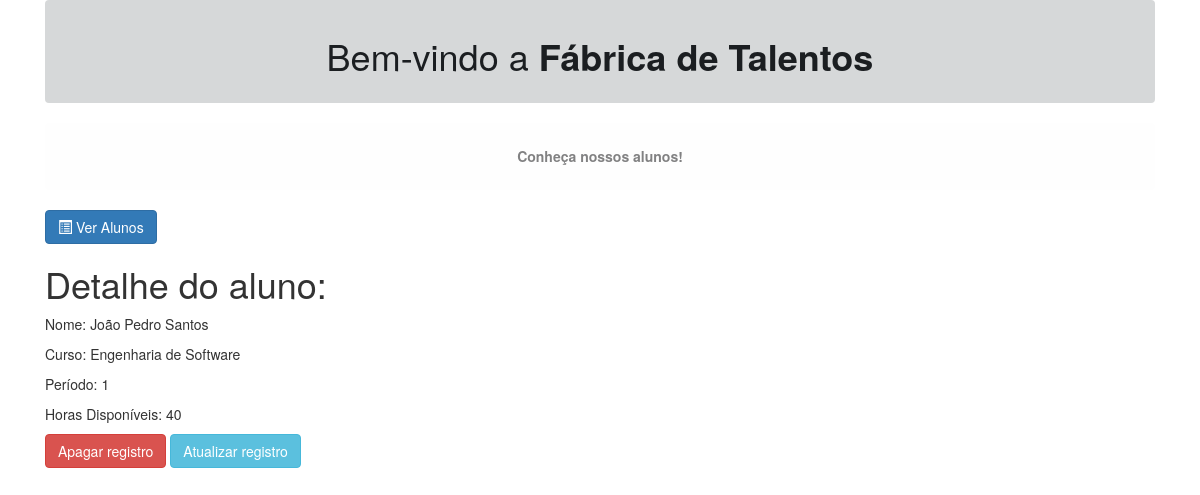
/detail/4/, run on the app's committed database.
### cadastros/models.py (models this page shows, shortened)
class Aluno(models.Model):
    nome = models.CharField(max_length=100, default="")
    curso = models.CharField(max_length=40, default="")
    periodo = models.IntegerField(blank=False, default=00)
    horas_disponiveis = models.IntegerField(blank=False, default=00)

### cadastros/views.py (the view)
# urls.py: path('detail/<int:id>/', aluno_detail, name='aluno-detail'),
def aluno_detail(request, id):
    aluno = get_object_or_404(Aluno, pk=id)
    context = {
        'aluno': aluno,
    }
    return render(request, 'cadastros/detalhe_aluno.html', context)

### cadastros/templates/cadastros/detalhe_aluno.html
{% extends 'base.html' %}
{% block conteudo %}
    <a class="btn btn-primary" href="{% url 'aluno-list' %}">
        <span class="glyphicon glyphicon-list-alt"></span> Ver Alunos</a>
    <h1>Detalhe do aluno:</h1>
    <p>Nome: {{ aluno.nome }}</p>
    <p>Curso: {{ aluno.curso|default_if_none:'-' }}</p>
    <p>Período: {{ aluno.periodo }}</p>
    <p>Horas Disponíveis: {{ aluno.horas_disponiveis }}</p>
    <div>
        <a class="btn btn-danger" href="{% url 'aluno-remove' aluno.id %}">Apagar registro</a>
        <a class="btn btn-info" href="{% url 'aluno-edit' aluno.id %}">Atualizar registro</a>
    </div>
{% endblock %}

### data on the page
Aluno: nome "João Pedro Santos", curso "Engenharia de Software", periodo "1", horas_disponiveis "40"
